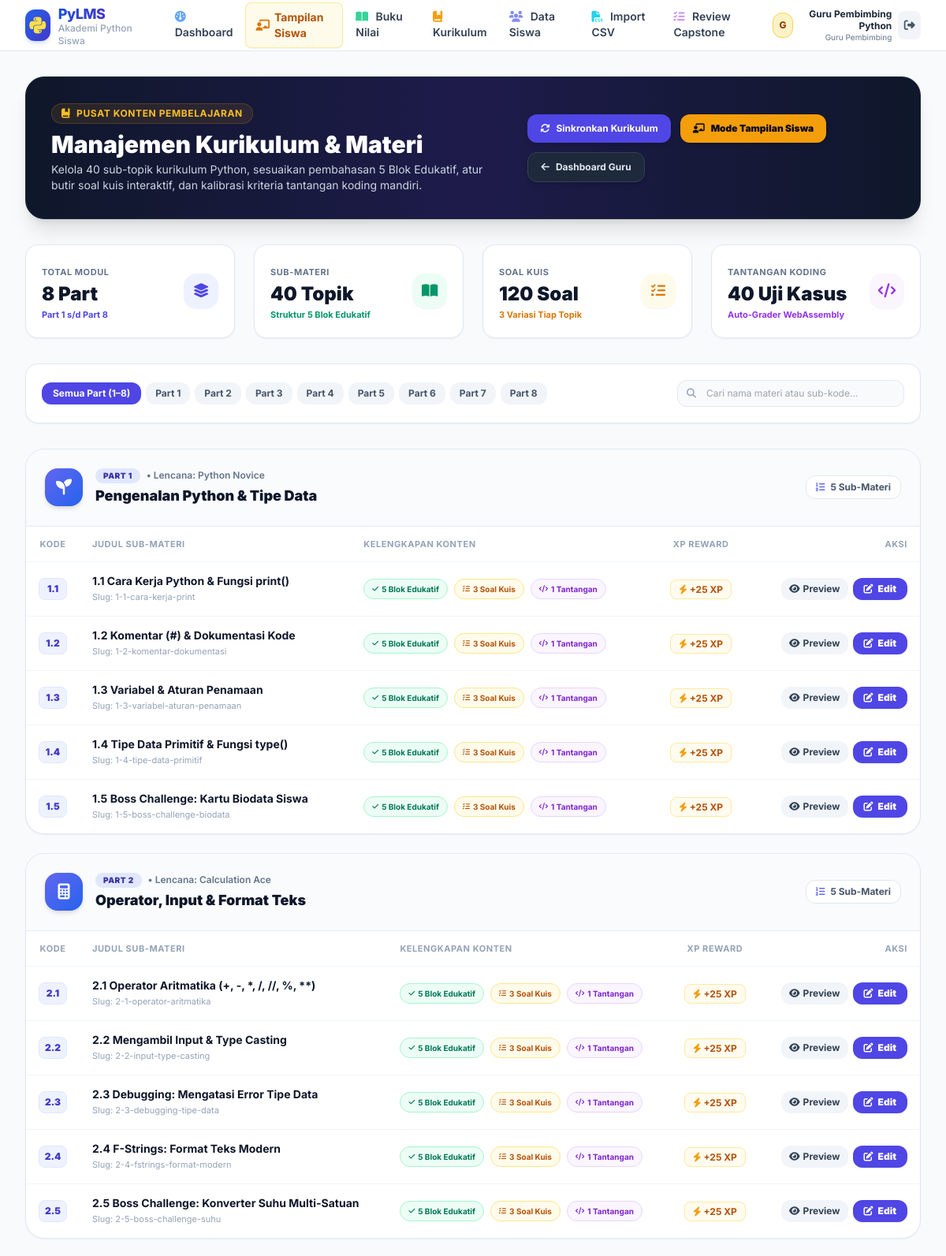
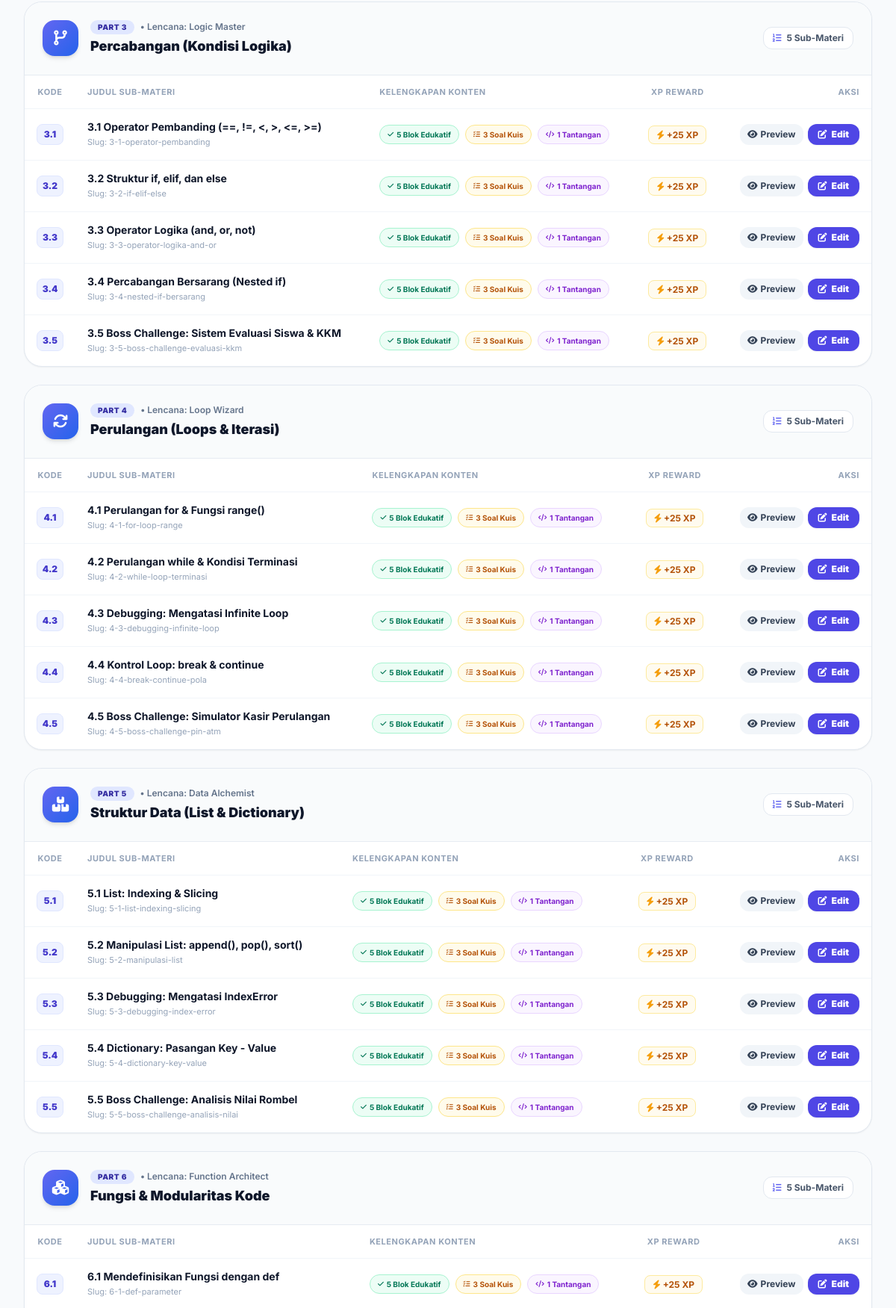
Page /teacher/curriculum.php (signed in, upper part) on the committed database (2 pictures, top to bottom).
### tables this page shows
CREATE TABLE users (
    id INT AUTO_INCREMENT PRIMARY KEY,
    nis VARCHAR(30) UNIQUE NULL,
    username VARCHAR(50) UNIQUE NOT NULL,
    password_hash VARCHAR(255) NOT NULL,
    full_name VARCHAR(100) NOT NULL,
    nickname VARCHAR(50) NULL,
    role ENUM('guru', 'siswa') NOT NULL DEFAULT 'siswa',
    rombel VARCHAR(50) NULL,
    rayon VARCHAR(50) NULL,
    avatar VARCHAR(100) DEFAULT 'default.png',
    xp INT DEFAULT 0,
    current_part INT DEFAULT 1,
    created_at TIMESTAMP DEFAULT CURRENT_TIMESTAMP,
    INDEX idx_rombel (rombel),
    INDEX idx_xp (xp DESC)
);

CREATE TABLE modules (
    id INT AUTO_INCREMENT PRIMARY KEY,
    part_number INT NOT NULL UNIQUE,
    title VARCHAR(150) NOT NULL,
    slug VARCHAR(150) NOT NULL,
    description TEXT,
    badge_name VARCHAR(100),
    badge_icon VARCHAR(50),
    order_index INT NOT NULL
);

CREATE TABLE topics (
    id INT AUTO_INCREMENT PRIMARY KEY,
    module_id INT NOT NULL,
    sub_code VARCHAR(10) NOT NULL,
    title VARCHAR(150) NOT NULL,
    slug VARCHAR(150) NOT NULL,
    content_html LONGTEXT NOT NULL,
    starter_code TEXT,
    order_index INT NOT NULL,
    xp_reward INT DEFAULT 20,
    FOREIGN KEY (module_id) REFERENCES modules(id) ON DELETE CASCADE,
    INDEX idx_subcode (sub_code)
);

### teacher/curriculum.php (the view, shortened to what the rows shown need)
<?php
require_once __DIR__ . '/../config.php';
require_once __DIR__ . '/../includes/auth.php';
require_teacher();
$db = get_db();
$stmtModules = $db->query("SELECT * FROM modules ORDER BY order_index ASC");
$modules = $stmtModules->fetchAll();
$stmtTopics = $db->query("
    SELECT t.id, t.module_id, t.sub_code, t.title, t.slug, t.xp_reward, t.content_html,
           m.part_number, m.title as module_title, m.badge_name, m.badge_icon,
           (SELECT COUNT(*) FROM quizzes q WHERE q.topic_id = t.id) as quiz_count,
           (SELECT COUNT(*) FROM challenges c WHERE c.topic_id = t.id) as challenge_count
    FROM topics t
    JOIN modules m ON m.id = t.module_id
    ORDER BY m.part_number ASC, t.order_index ASC
");
$allTopics = $stmtTopics->fetchAll();
$topicsByModule = [];
foreach ($allTopics as $t) {
    $topicsByModule[$t['module_id']][] = $t;
}
$selectedPart = isset($_GET['part']) && is_numeric($_GET['part']) ? (int)$_GET['part'] : null;
require_once __DIR__ . '/../includes/header.php';
?>
<div class="max-w-7xl mx-auto px-4 sm:px-6 lg:px-8 py-8">
    <div class="bg-gradient-to-r from-slate-900 via-indigo-950 to-slate-900 rounded-3xl p-6 sm:p-8 text-white shadow-xl mb-8 flex flex-col md:flex-row md:items-center justify-between gap-6 border border-slate-800">
        <div>
            <h1 class="text-2xl sm:text-3xl font-black">Manajemen Kurikulum &amp; Materi</h1>
        </div>
    </div>
    <div class="bg-white p-4 sm:p-5 rounded-2xl border border-slate-200 shadow-sm mb-8 flex flex-col md:flex-row items-center justify-between gap-4">
        <div class="flex items-center gap-1.5 overflow-x-auto w-full md:w-auto pb-2 md:pb-0 scrollbar-none">
            <a href="?part=" class="px-3.5 py-1.5 rounded-xl text-xs font-bold transition whitespace-nowrap <?= $selectedPart === null ? 'bg-indigo-600 text-white shadow-sm' : 'bg-slate-100 text-slate-600 hover:bg-slate-200' ?>">
                Semua Part (1–8)
            </a>
            <?php foreach ($modules as $m): ?>
                <a href="?part=<?= $m['part_number'] ?>" class="px-3 py-1.5 rounded-xl text-xs font-bold transition whitespace-nowrap <?= $selectedPart === (int)$m['part_number'] ? 'bg-indigo-600 text-white shadow-sm' : 'bg-slate-100 text-slate-600 hover:bg-slate-200' ?>">
                    Part <?= $m['part_number'] ?>
                </a>
            <?php endforeach; ?>
        </div>
    </div>
    <div class="space-y-6" id="moduleContainer">
        <?php foreach ($modules as $m):
            $moduleTopics = $topicsByModule[$m['id']] ?? [];
        ?>
        <div class="bg-white rounded-3xl border border-slate-200 shadow-sm overflow-hidden module-card" data-part="<?= $m['part_number'] ?>">
            <div class="p-5 sm:p-6 bg-slate-50/80 border-b border-slate-200/80 flex flex-col sm:flex-row sm:items-center justify-between gap-4">
                <div class="flex items-center gap-4">
                    <div class="w-12 h-12 rounded-2xl bg-gradient-to-br from-indigo-500 to-blue-600 text-white flex items-center justify-center text-xl shadow-md shrink-0">
                        <i class="fa-solid <?= sanitize($m['badge_icon'] ?: 'fa-book') ?>"></i>
                    </div>
                    <div>
                        <div class="flex items-center gap-2">
                            <span class="px-2.5 py-0.5 rounded-full bg-indigo-100 text-indigo-800 text-[10px] font-black uppercase tracking-wider">
                                Part <?= $m['part_number'] ?>
                            </span>
                            <span class="text-xs text-slate-500 font-semibold">&bull; Lencana: <?= sanitize($m['badge_name']) ?></span>
                        </div>
                        <h2 class="text-base sm:text-lg font-black text-slate-900 mt-0.5">
                            <?= sanitize($m['title']) ?>
                        </h2>
                    </div>
                </div>
                <div class="flex items-center gap-2 text-xs font-bold text-slate-600 self-end sm:self-center">
                    <span class="bg-white px-3 py-1.5 rounded-xl border border-slate-200 shadow-xs">
                        <i class="fa-solid fa-list-ol text-indigo-500 mr-1"></i> <?= count($moduleTopics) ?> Sub-Materi
                    </span>
                </div>
            </div>
            <div class="overflow-x-auto">
                <table class="w-full text-left text-xs sm:text-sm">
                    <thead>
                        <tr class="bg-white text-slate-400 uppercase tracking-wider text-[11px] font-bold border-b border-slate-100">
                            <th class="py-3 px-4 w-16 text-center">Kode</th>
                            <th class="py-3 px-4">Judul Sub-Materi</th>
                            <th class="py-3 px-4 hidden md:table-cell">Kelengkapan Konten</th>
                            <th class="py-3 px-4 text-center">XP Reward</th>
                            <th class="py-3 px-4 text-right">Aksi</th>
                        </tr>
                    </thead>
                    <tbody class="divide-y divide-slate-100">
                        <?php foreach ($moduleTopics as $t): ?>
                        <tr class="hover:bg-slate-50/70 transition topic-row" data-title="<?= strtolower(sanitize($t['title'])) ?>" data-code="<?= sanitize($t['sub_code']) ?>">
                            <td class="py-3.5 px-4 text-center">
                                <span class="inline-flex w-9 h-7 rounded-lg bg-indigo-50 border border-indigo-100 text-indigo-700 font-black items-center justify-center text-xs">
                                    <?= sanitize($t['sub_code']) ?>
                                </span>
                            </td>
                            <td class="py-3.5 px-4 font-bold text-slate-800">
                                <div class="flex flex-col">
                                    <span class="text-slate-900"><?= sanitize($t['title']) ?></span>
                                    <span class="text-[11px] text-slate-400 font-normal">Slug: <?= sanitize($t['slug']) ?></span>
                                </div>
                            </td>
                            <td class="py-3.5 px-4 hidden md:table-cell">
                                <div class="flex flex-wrap items-center gap-2">
                                    <span class="inline-flex items-center gap-1 px-2.5 py-0.5 rounded-full text-[10px] font-bold bg-emerald-50 text-emerald-700 border border-emerald-200">
                                        <i class="fa-solid fa-check text-[9px]"></i> 5 Blok Edukatif
                                    </span>
                                    <span class="inline-flex items-center gap-1 px-2.5 py-0.5 rounded-full text-[10px] font-bold <?= $t['quiz_count'] >= 3 ? 'bg-amber-50 text-amber-700 border border-amber-200' : 'bg-rose-50 text-rose-700 border border-rose-200' ?>">
                                        <i class="fa-solid fa-list-check text-[9px]"></i> <?= (int)$t['quiz_count'] ?> Soal Kuis
                                    </span>
                                    <span class="inline-flex items-center gap-1 px-2.5 py-0.5 rounded-full text-[10px] font-bold <?= $t['challenge_count'] > 0 ? 'bg-purple-50 text-purple-700 border border-purple-200' : 'bg-slate-100 text-slate-600' ?>">
                                        <i class="fa-solid fa-code text-[9px]"></i> <?= (int)$t['challenge_count'] ?> Tantangan
                                    </span>
                                </div>
                            </td>
                            <td class="py-3.5 px-4 text-center font-bold text-amber-700">
                                <span class="bg-amber-50/80 px-2.5 py-1 rounded-lg border border-amber-200/80 text-xs">
                                    <i class="fa-solid fa-bolt text-amber-500"></i> +<?= (int)$t['xp_reward'] ?> XP
                                </span>
                            </td>
                            <td class="py-3.5 px-4 text-right">
                                <div class="inline-flex items-center gap-1.5">
                                    <a href="<?= base_url('student/learn.php?part=' . $m['part_number'] . '&sub=' . urlencode($t['sub_code'])) ?>" target="_blank" class="px-2.5 py-1.5 rounded-xl bg-slate-100 hover:bg-slate-200 text-slate-700 font-bold text-xs transition inline-flex items-center gap-1" title="Lihat Tampilan Siswa">
                                        <i class="fa-solid fa-eye"></i> <span class="hidden sm:inline">Preview</span>
                                    </a>
                                    <a href="<?= base_url('teacher/topic-edit.php?id=' . $t['id']) ?>" class="px-3.5 py-1.5 rounded-xl bg-indigo-600 hover:bg-indigo-700 text-white font-black text-xs shadow-sm transition inline-flex items-center gap-1.5">
                                        <i class="fa-solid fa-pen-to-square"></i> <span>Edit</span>
                                    </a>
                                </div>
                            </td>
                        </tr>
                        <?php endforeach; ?>
                    </tbody>
                </table>
            </div>
        </div>
        <?php endforeach; ?>
    </div>
</div>
<?php require_once __DIR__ . '/../includes/footer.php'; ?>

### includes/header.php (shortened to what the rows shown need)
<?php
require_once __DIR__ . '/auth.php';
$currentUser = current_user();
?>
<!DOCTYPE html>
<html lang="id" class="h-full bg-slate-50 text-slate-900">
<head>
    <script src="https://cdn.tailwindcss.com"></script>
    <link rel="stylesheet" href="https://cdnjs.cloudflare.com/ajax/libs/font-awesome/6.5.1/css/all.min.css">
    <link rel="stylesheet" href="<?= base_url('assets/css/style.css') ?>">
</head>
<?php
$isStudentArea = (strpos($_SERVER['REQUEST_URI'] ?? '', '/student/') !== false);
$isGamingTheme = !empty($isGamingTheme);
?>
<body class="h-full flex flex-col font-['Inter',sans-serif] <?= $isGamingTheme ? 'bg-slate-950 text-slate-100' : '' ?> <?= $isStudentArea ? 'no-copy-student' : '' ?>">
    <header class="<?= $isGamingTheme ? 'bg-slate-950/85 backdrop-blur-md border-b border-slate-800/80 text-slate-100' : 'bg-white border-b border-slate-200 text-slate-900' ?> sticky top-0 z-40 transition-colors">
        <div class="max-w-7xl mx-auto px-4 sm:px-6 lg:px-8">
            <div class="flex justify-between h-16">
                <div class="flex items-center space-x-3">
                    <?php if ($currentUser): ?>
                        <div class="flex items-center gap-2 pl-2">
                            <?php if ($currentUser['role'] === 'siswa'): ?>
                                <a href="<?= base_url('student/profile.php') ?>" class="flex items-center gap-2 hover:opacity-85 transition group" title="Pengaturan Profil, Foto & Sandi">
                                    <?php $navAvatar = get_user_avatar($currentUser['avatar'] ?? ''); ?>
                                    <?php if ($navAvatar): ?>
                                        <img src="<?= $navAvatar ?>" alt="Avatar" class="w-8 h-8 rounded-xl object-cover border <?= $isGamingTheme ? 'border-slate-700' : 'border-slate-200' ?> shadow-sm">
                                    <?php else: ?>
                                        <div class="w-8 h-8 rounded-xl bg-blue-100 text-blue-700 font-extrabold text-xs flex items-center justify-center border border-blue-200 shadow-sm">
                                            <?= strtoupper(substr($currentUser['nickname'] ?: $currentUser['full_name'], 0, 1)) ?>
                                        </div>
                                    <?php endif; ?>
                                    <div class="text-right hidden sm:block">
                                        <div class="text-xs font-bold <?= $isGamingTheme ? 'text-slate-100 group-hover:text-blue-400' : 'text-slate-800 group-hover:text-blue-600' ?> leading-tight transition">
                                            <?= sanitize($currentUser['nickname'] ?: $currentUser['full_name']) ?>
                                        </div>
                                        <div class="text-[10px] <?= $isGamingTheme ? 'text-slate-400' : 'text-slate-500' ?> capitalize">
                                            <?= $currentUser['rombel'] ? sanitize($currentUser['rombel']) : 'Siswa' ?>
                                        </div>
                                    </div>
                                </a>
                            <?php else: ?>
                                <a href="<?= base_url('teacher/profile.php') ?>" class="flex items-center gap-2 hover:opacity-85 transition group" title="Pengaturan Profil, Foto & Sandi Guru">
                                    <?php $navAvatar = get_user_avatar($currentUser['avatar'] ?? ''); ?>
                                    <?php if ($navAvatar): ?>
                                        <img src="<?= $navAvatar ?>" alt="Avatar" class="w-8 h-8 rounded-xl object-cover border <?= $isGamingTheme ? 'border-slate-700' : 'border-slate-200' ?> shadow-sm">
                                    <?php else: ?>
                                        <div class="w-8 h-8 rounded-xl bg-amber-100 text-amber-800 font-extrabold text-xs flex items-center justify-center border border-amber-300 shadow-sm">
                                            <?= strtoupper(substr($currentUser['full_name'], 0, 1)) ?>
                                        </div>
                                    <?php endif; ?>
                                    <div class="text-right hidden sm:block">
                                        <div class="text-xs font-bold <?= $isGamingTheme ? 'text-slate-100 group-hover:text-blue-400' : 'text-slate-800 group-hover:text-blue-600' ?> leading-tight transition"><?= sanitize($currentUser['full_name']) ?></div>
                                        <div class="text-[10px] <?= $isGamingTheme ? 'text-slate-400' : 'text-slate-500' ?> capitalize">Guru Pembimbing</div>
                                    </div>
                                </a>
                            <?php endif; ?>
                        </div>
                    <?php endif; ?>
                </div>
            </div>
        </div>
    </header>
    <main class="flex-1 w-full">

### rows in the picture
users: full_name "G", full_name "Guru Pembimbing Python"
modules: part_number "1", badge_name "Python Novice", title "Pengenalan Python & Tipe Data", id "5"
modules: part_number "2", badge_name "Calculation Ace", title "Operator, Input & Format Teks", id "5"
modules: part_number "3", badge_name "Logic Master", title "Percabangan (Kondisi Logika)", id "5"
modules: part_number "4", badge_name "Loop Wizard", title "Perulangan (Loops & Iterasi)", id "5"
modules: part_number "5", badge_name "Data Alchemist", title "Struktur Data (List & Dictionary)", id "5"
modules: part_number "6", badge_name "Function Architect", title "Fungsi & Modularitas Kode", id "5"
modules: part_number "7"
modules: part_number "8"
topics: sub_code "1.1", title "1.1 Cara Kerja Python & Fungsi print()", slug "1-1-cara-kerja-print", quiz_count "3", challenge_count "1", xp_reward "25"
topics: sub_code "1.2", title "1.2 Komentar (#) & Dokumentasi Kode", slug "1-2-komentar-dokumentasi", quiz_count "3", challenge_count "1", xp_reward "25"
topics: sub_code "1.3", title "1.3 Variabel & Aturan Penamaan", slug "1-3-variabel-aturan-penamaan", quiz_count "3", challenge_count "1", xp_reward "25"
topics: sub_code "1.4", title "1.4 Tipe Data Primitif & Fungsi type()", slug "1-4-tipe-data-primitif", quiz_count "3", challenge_count "1", xp_reward "25"
topics: sub_code "1.5", title "1.5 Boss Challenge: Kartu Biodata Siswa", slug "1-5-boss-challenge-biodata", quiz_count "3", challenge_count "1", xp_reward "25"
topics: sub_code "2.1", title "2.1 Operator Aritmatika (+, -, *, /, //, %, **)", slug "2-1-operator-aritmatika", quiz_count "3", challenge_count "1", xp_reward "25"
topics: sub_code "2.2", title "2.2 Mengambil Input & Type Casting", slug "2-2-input-type-casting", quiz_count "3", challenge_count "1", xp_reward "25"
topics: sub_code "2.3", title "2.3 Debugging: Mengatasi Error Tipe Data", slug "2-3-debugging-tipe-data", quiz_count "3", challenge_count "1", xp_reward "25"
topics: sub_code "2.4", title "2.4 F-Strings: Format Teks Modern", slug "2-4-fstrings-format-modern", quiz_count "3", challenge_count "1", xp_reward "25"
topics: sub_code "2.5", title "2.5 Boss Challenge: Konverter Suhu Multi-Satuan", slug "2-5-boss-challenge-suhu", quiz_count "3", challenge_count "1", xp_reward "25"
topics: sub_code "3.1", title "3.1 Operator Pembanding (==, !=, <, >, <=, >=)", slug "3-1-operator-pembanding", quiz_count "3", challenge_count "1", xp_reward "25"
topics: sub_code "3.2", title "3.2 Struktur if, elif, dan else", slug "3-2-if-elif-else", quiz_count "3", challenge_count "1", xp_reward "25"
topics: sub_code "3.3", title "3.3 Operator Logika (and, or, not)", slug "3-3-operator-logika-and-or", quiz_count "3", challenge_count "1", xp_reward "25"
topics: sub_code "3.4", title "3.4 Percabangan Bersarang (Nested if)", slug "3-4-nested-if-bersarang", quiz_count "3", challenge_count "1", xp_reward "25"
topics: sub_code "3.5", title "3.5 Boss Challenge: Sistem Evaluasi Siswa & KKM", slug "3-5-boss-challenge-evaluasi-kkm", quiz_count "3", challenge_count "1", xp_reward "25"
topics: sub_code "4.1", title "4.1 Perulangan for & Fungsi range()", slug "4-1-for-loop-range", quiz_count "3", challenge_count "1", xp_reward "25"
topics: sub_code "4.2", title "4.2 Perulangan while & Kondisi Terminasi", slug "4-2-while-loop-terminasi", quiz_count "3", challenge_count "1", xp_reward "25"
topics: sub_code "4.3", title "4.3 Debugging: Mengatasi Infinite Loop", slug "4-3-debugging-infinite-loop", quiz_count "3", challenge_count "1", xp_reward "25"
topics: sub_code "4.4", title "4.4 Kontrol Loop: break & continue", slug "4-4-break-continue-pola", quiz_count "3", challenge_count "1", xp_reward "25"
topics: sub_code "4.5", title "4.5 Boss Challenge: Simulator Kasir Perulangan", slug "4-5-boss-challenge-pin-atm", quiz_count "3", challenge_count "1", xp_reward "25"
topics: sub_code "5.1", title "5.1 List: Indexing & Slicing", slug "5-1-list-indexing-slicing", quiz_count "3", challenge_count "1", xp_reward "25"
topics: sub_code "5.2", title "5.2 Manipulasi List: append(), pop(), sort()", slug "5-2-manipulasi-list", quiz_count "3", challenge_count "1", xp_reward "25"
topics: sub_code "5.3", title "5.3 Debugging: Mengatasi IndexError", slug "5-3-debugging-index-error", quiz_count "3", challenge_count "1", xp_reward "25"
topics: sub_code "5.4", title "5.4 Dictionary: Pasangan Key - Value", slug "5-4-dictionary-key-value", quiz_count "3", challenge_count "1", xp_reward "25"
topics: sub_code "5.5", title "5.5 Boss Challenge: Analisis Nilai Rombel", slug "5-5-boss-challenge-analisis-nilai", quiz_count "3", challenge_count "1", xp_reward "25"
topics: sub_code "6.1", title "6.1 Mendefinisikan Fungsi dengan def", slug "6-1-def-parameter", quiz_count "3", challenge_count "1", xp_reward "25"

### other values in the picture
count($modules) "8"
count($allTopics) "40"
$totalQuizzes "120"
$totalChallenges "40"
